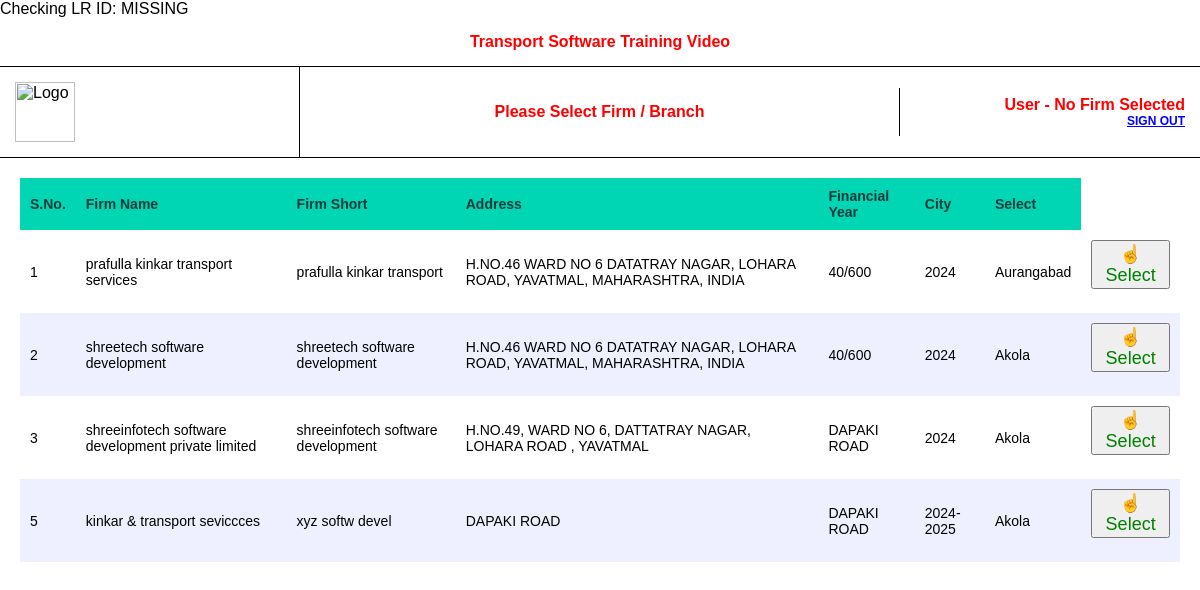
The app's page /firm_select.php (signed in) with its own data.
### tables this page shows
CREATE TABLE `firms` (
  `firm_id` int(11) NOT NULL,
  `firm_name` varchar(150) DEFAULT NULL,
  `alias` varchar(50) DEFAULT NULL,
  `address1` varchar(200) DEFAULT NULL,
  `address2` varchar(200) DEFAULT NULL,
  `city` varchar(50) DEFAULT NULL,
  `state` varchar(50) DEFAULT NULL,
  `phone` varchar(20) DEFAULT NULL,
  `mobile` varchar(20) DEFAULT NULL,
  `gst_no` varchar(20) DEFAULT NULL,
  `pan_no` varchar(20) DEFAULT NULL,
  `email` varchar(100) DEFAULT NULL,
  `mailing_id` varchar(255) NOT NULL,
  `email_password` varchar(255) NOT NULL,
  `cin_number` varchar(255) NOT NULL,
  `mesme_number` varchar(255) NOT NULL,
  `start_date` varchar(255) NOT NULL,
  `end_date` varchar(255) NOT NULL,
  `cgst` varchar(255) NOT NULL,
  `sgst` varchar(255) NOT NULL,
  `igst` varchar(255) NOT NULL,
  `bank_name` varchar(255) NOT NULL,
  `account_number` varchar(255) NOT NULL,
  `branch_name` varchar(255) NOT NULL,
  `ifsc_code` varchar(255) NOT NULL,
  `jurisdiction` varchar(255) NOT NULL,
  `isfinish` varchar(255) NOT NULL,
  `financial_year` varchar(20) DEFAULT NULL,
  `created_at` timestamp NOT NULL DEFAULT current_timestamp(),
  `logo` varchar(255) DEFAULT NULL,
  `seal` varchar(255) DEFAULT NULL
);

### firm_select.php (the view, shortened to what this page needs)
<?php
require_once 'db.php';
$sql = "SELECT firm_id, firm_name, alias, address1, address2, financial_year, city FROM firms";
$result = $conn->query($sql);
?>
<!DOCTYPE html>
<html lang="en">
<head>
</head>
<body>
<div class="top-title">Transport Software Training Video</div>
<div class="header-bar">
    <div class="header-box">
        <img src="logo.png" alt="Logo" width="60">
    </div>
    <div class="header-box center-text">
        Please Select Firm / Branch
    </div>
    <div class="header-box right-text">
        User - <span id="userName">No Firm Selected</span><br>
       <a href="logout.php" class="signout">SIGN OUT</a>
    </div>
</div>
<div class="table-container">
<table>
    <thead>
        <tr>
            <th>S.No.</th>
            <th>Firm Name</th>
            <th>Firm Short</th>
            <th>Address</th>
            <th>Financial Year</th>
            <th>City</th>
            <th>Select</th>
        </tr>
    </thead>
        <tbody>
        <?php while($firm = $result->fetch_assoc()): ?>
        <tr>
            <td><?= $firm['firm_id'] ?></td>
            <td><?= htmlspecialchars($firm['firm_name']) ?></td>
            <td><?= htmlspecialchars($firm['alias']) ?></td>
            <td><?= htmlspecialchars($firm['address1']) ?></td>
            <td><?= htmlspecialchars($firm['address2']) ?></td>
            <td><?= htmlspecialchars($firm['financial_year']) ?></td>
            <td><?= htmlspecialchars($firm['city']) ?></td>
            <td>
    <form method="post" action="set_firm.php">
        <button type="submit" class="select-btn">☝️ Select</button>
    </form>
</td>
        </tr>
        <?php endwhile; ?>
    </tbody>
</table>
</div>
</body>
</html>

### db.php (shortened to what this page needs)
<?php
echo "Checking LR ID: " . htmlspecialchars($_GET['lr_id'] ?? 'MISSING');
?>

### firm_select.php (style rules this page uses)
body { margin: 0; font-family: Arial, sans-serif; background: #fff; }
.top-title { text-align: center; color: red; font-weight: bold; padding: 15px; }
.header-bar { display: grid; grid-template-columns: 1fr 2fr 1fr; border-top: 1px solid #000; border-bottom: 1px solid #000; align-items: center; }
.header-box { padding: 15px; border-right: 1px solid #000; }
.header-box:last-child { border-right: none; }
.center-text { text-align: center; color: red; font-weight: bold; }
.right-text { text-align: right; color: red; font-weight: bold; }
.signout { font-size: 12px; color: blue; text-decoration: underline; cursor: pointer; }
.table-container { padding: 20px; }
table { width: 100%; border-collapse: collapse; }
thead { background: #00d6b4; color: #003b3b; }
th, td { padding: 10px; font-size: 14px; text-align: left; }
tbody tr:nth-child(even) { background: #eef0ff; }
.select-btn { font-size: 18px; cursor: pointer; color: green; }

### records on screen
firms: firm_id "1", firm_name "prafulla kinkar transport services", alias "prafulla kinkar transport", address1 "H.NO.46 WARD NO 6 DATATRAY NAGAR, LOHARA ROAD, YAVATMAL, MAHARASHTRA, INDIA", address2 "40/600", financial_year "2024", city "Aurangabad"
firms: firm_id "2", firm_name "shreetech software development", alias "shreetech software development", address1 "H.NO.46 WARD NO 6 DATATRAY NAGAR, LOHARA ROAD, YAVATMAL, MAHARASHTRA, INDIA", address2 "40/600", financial_year "2024", city "Akola"
firms: firm_id "3", firm_name "shreeinfotech software development private limited", alias "shreeinfotech software development", address1 "H.NO.49, WARD NO 6, DATTATRAY NAGAR, LOHARA ROAD , YAVATMAL", address2 "DAPAKI ROAD", financial_year "2024", city "Akola"
firms: firm_id "5", firm_name "kinkar & transport seviccces", alias "xyz softw devel", address1 "DAPAKI ROAD", address2 "DAPAKI ROAD", financial_year "2024-2025", city "Akola"

### other values on screen
$_GET['lr_id'] "MISSING"
